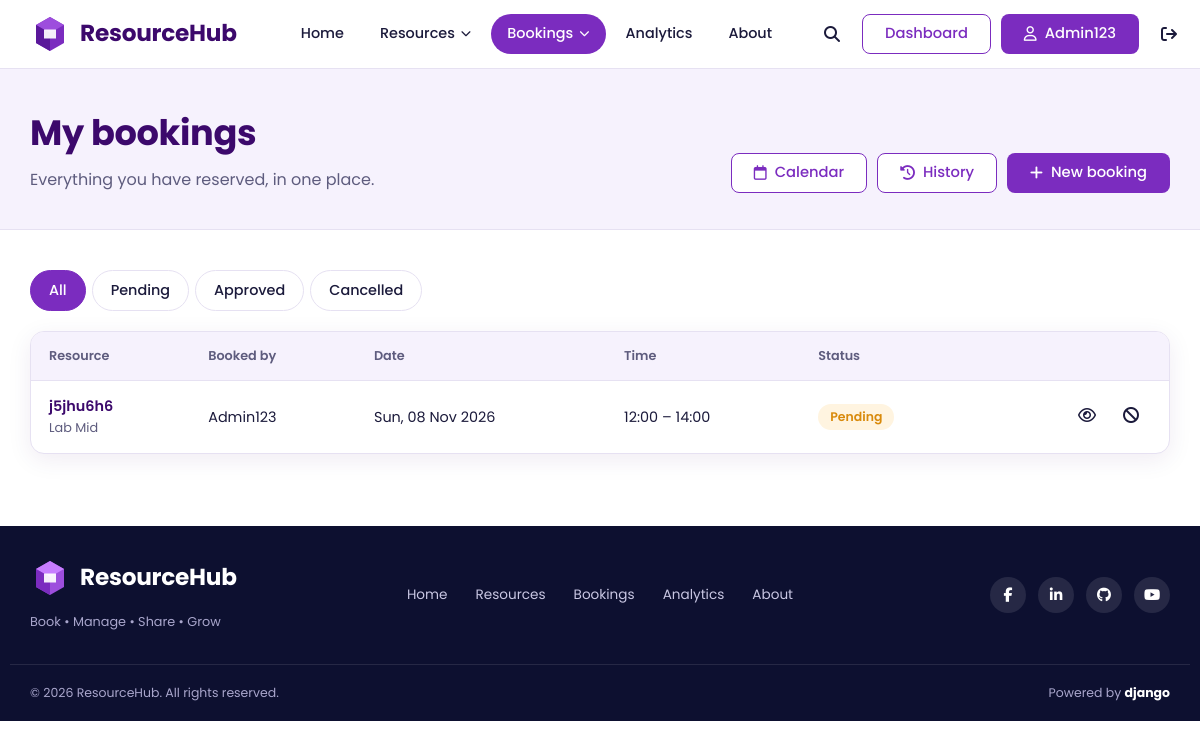
/bookings/ (signed in), run on an earlier commit of the app's database.
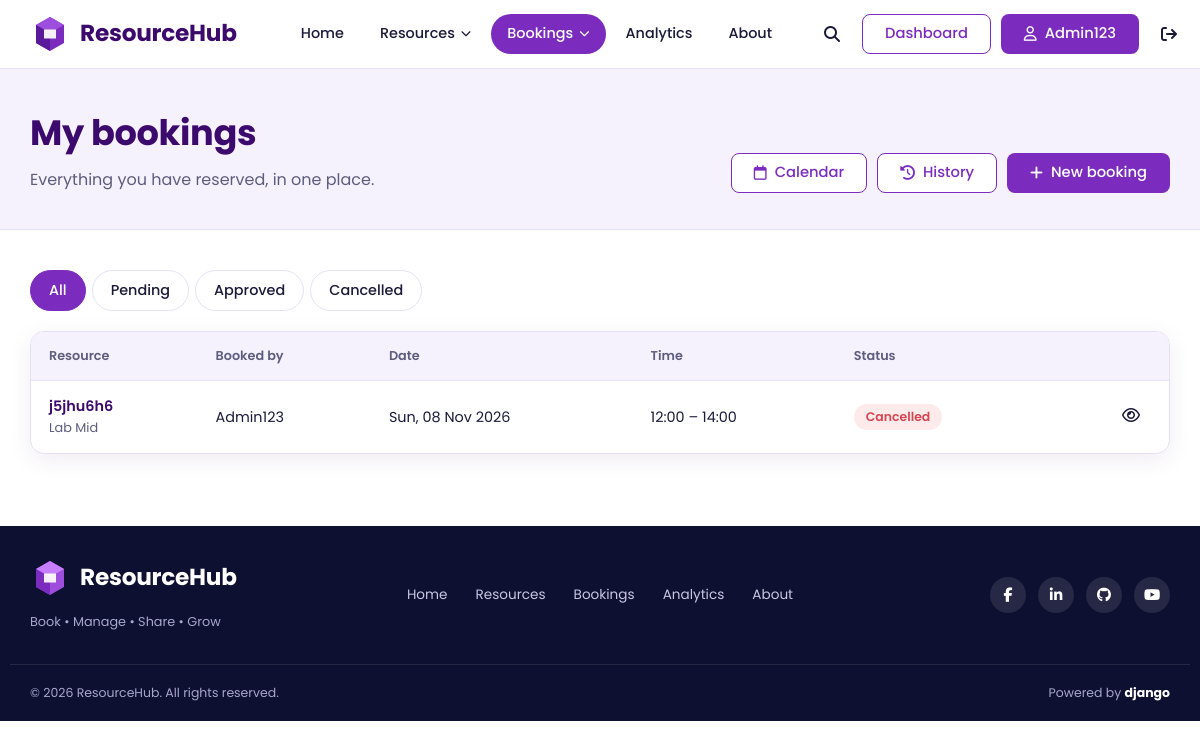
And on a later commit of the database.
### bookings/models.py (models this page shows)
class Booking(models.Model):
    user = models.ForeignKey('accounts.User', on_delete=models.CASCADE, related_name='bookings')
    resource = models.ForeignKey('resources.Resource', on_delete=models.CASCADE, related_name='bookings')
    start_time = models.DateTimeField()
    end_time = models.DateTimeField()
    purpose = models.TextField()
    priority_score = models.FloatField(default=0)
    is_recurring = models.BooleanField(default=False)
    recurrence_rule = models.CharField(max_length=100, blank=True)
    status = models.CharField(max_length=50, default='Pending')
    created_at = models.DateTimeField(auto_now_add=True)

### resources/models.py (models this page shows, shortened)
class Resource(models.Model):
    name = models.CharField(max_length=200)
    category = models.ForeignKey(ResourceCategory, on_delete=models.CASCADE)
    department = models.CharField(max_length=100)
    capacity = models.PositiveIntegerField()
    location = models.CharField(max_length=200)
    qr_code = models.CharField(
        max_length=255,
        unique=True,
        default=uuid.uuid4,
        editable=False
    )
    device_code = models.CharField(
        max_length=100,
        unique=True,
        default=generate_device_code,
        editable=False
    )
    open_time = models.TimeField()
    close_time = models.TimeField()
    status = models.CharField(max_length=50)
    description = models.TextField()

### accounts/models.py (models this page shows, shortened)
class User(AbstractUser):
    ROLE_CHOICES = [
        ("student", "Student"),
        ("teacher", "Teacher"),
        ("admin", "Administrator"),
    ]
    email = models.EmailField(unique=True)
    role = models.CharField(
        max_length=20,
        choices=ROLE_CHOICES,
        default="student",
    )
    department = models.CharField(
        max_length=100,
        blank=True,
    )
    email_verified = models.BooleanField(default=False)

### bookings/views.py (the view)
# urls.py: path('', views.booking_list, name='booking_list'),
@login_required
def booking_list(request):
    bookings = Booking.objects.filter(
        user=request.user
    ).select_related('resource').order_by('-start_time')
    return render(request, 'bookings/booking_list.html', {
        'bookings': bookings
    })

### templates/bookings/booking_list.html (shortened to what this page needs)
{% extends 'core/base.html' %}
{% load static %}
{% block extra_css %}<link rel="stylesheet" href="{% static 'css/bookings.css' %}">{% endblock %}
{% block content %}
<section class="page-head">
  <div class="container page-head-inner">
    <div>
      <h1>My bookings</h1>
      <p>Everything you have reserved, in one place.</p>
    </div>
    <div class="head-actions">
      <a class="btn btn-outline" href="{% url 'bookings:booking_calendar' %}"><i class="fa-regular fa-calendar" aria-hidden="true"></i> Calendar</a>
      <a class="btn btn-outline" href="{% url 'bookings:booking_history' %}"><i class="fa-solid fa-clock-rotate-left" aria-hidden="true"></i> History</a>
      <a class="btn btn-primary" href="{% url 'resources:resource_list' %}">
    <i class="fa-solid fa-plus" aria-hidden="true"></i>
    New booking
</a>
    </div>
  </div>
</section>
<section class="section">
  <div class="container">
    <nav class="tabs" aria-label="Filter by status">
      <a class="tab{% if not request.GET.status %} active{% endif %}" href="{% url 'bookings:booking_list' %}">All</a>
      <a class="tab{% if request.GET.status == 'Pending' %} active{% endif %}" href="?status=Pending">Pending</a>
      <a class="tab{% if request.GET.status == 'Approved' %} active{% endif %}" href="?status=Approved">Approved</a>
      <a class="tab{% if request.GET.status == 'Cancelled' %} active{% endif %}" href="?status=Cancelled">Cancelled</a>
    </nav>
    {% if bookings %}
    <div class="panel flush">
      <div class="table-wrap">
        <table class="data-table">
          <thead>
            <tr>
              <th scope="col">Resource</th>
              {% if user.is_staff %}<th scope="col">Booked by</th>{% endif %}
              <th scope="col">Date</th>
              <th scope="col">Time</th>
              <th scope="col">Status</th>
              <th scope="col"><span class="sr-only">Actions</span></th>
            </tr>
          </thead>
          <tbody>
            {% for b in bookings %}
            <tr>
              <td data-label="Resource">
                <a class="row-title" href="{% url 'bookings:booking_detail' b.id %}">{{ b.resource.name }}</a>
                <small class="row-sub">{{ b.purpose|truncatechars:48 }}</small>
              </td>
              {% if user.is_staff %}<td data-label="Booked by">{{ b.user.get_full_name|default:b.user.username }}</td>{% endif %}
              <td data-label="Date">{{ b.start_time|date:"D, d M Y" }}</td>
              <td data-label="Time">{{ b.start_time|time:"H:i" }} – {{ b.end_time|time:"H:i" }}</td>
              <td data-label="Status"><span class="badge badge-{{ b.status|lower|slugify }}">{{ b.status }}</span></td>
              <td class="row-actions">
                <a class="icon-btn" href="{% url 'bookings:booking_detail' b.id %}" aria-label="View booking" title="View"><i class="fa-regular fa-eye" aria-hidden="true"></i></a>
                {% if b.status != 'Cancelled' %}
                <a class="icon-btn icon-danger" href="{% url 'bookings:cancel_booking' b.id %}" aria-label="Cancel booking" title="Cancel"><i class="fa-solid fa-ban" aria-hidden="true"></i></a>
                {% endif %}
              </td>
            </tr>
            {% endfor %}
          </tbody>
        </table>
      </div>
    </div>
    {% endif %}
  </div>
</section>
{% endblock %}

What changed in the data, as far as the page shows it:
changed Booking "Lab Mid": status "Pending" → "Cancelled"
